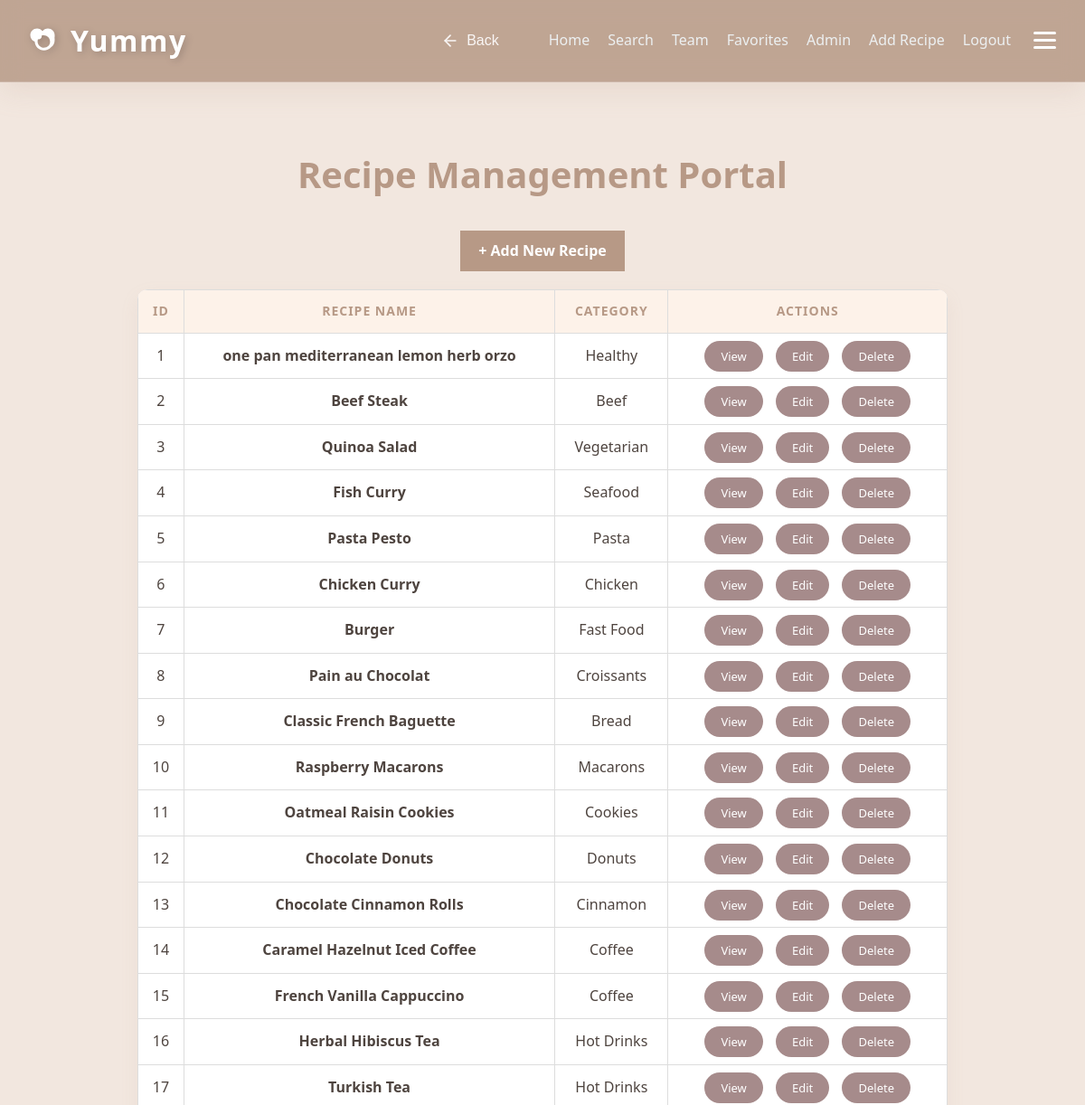
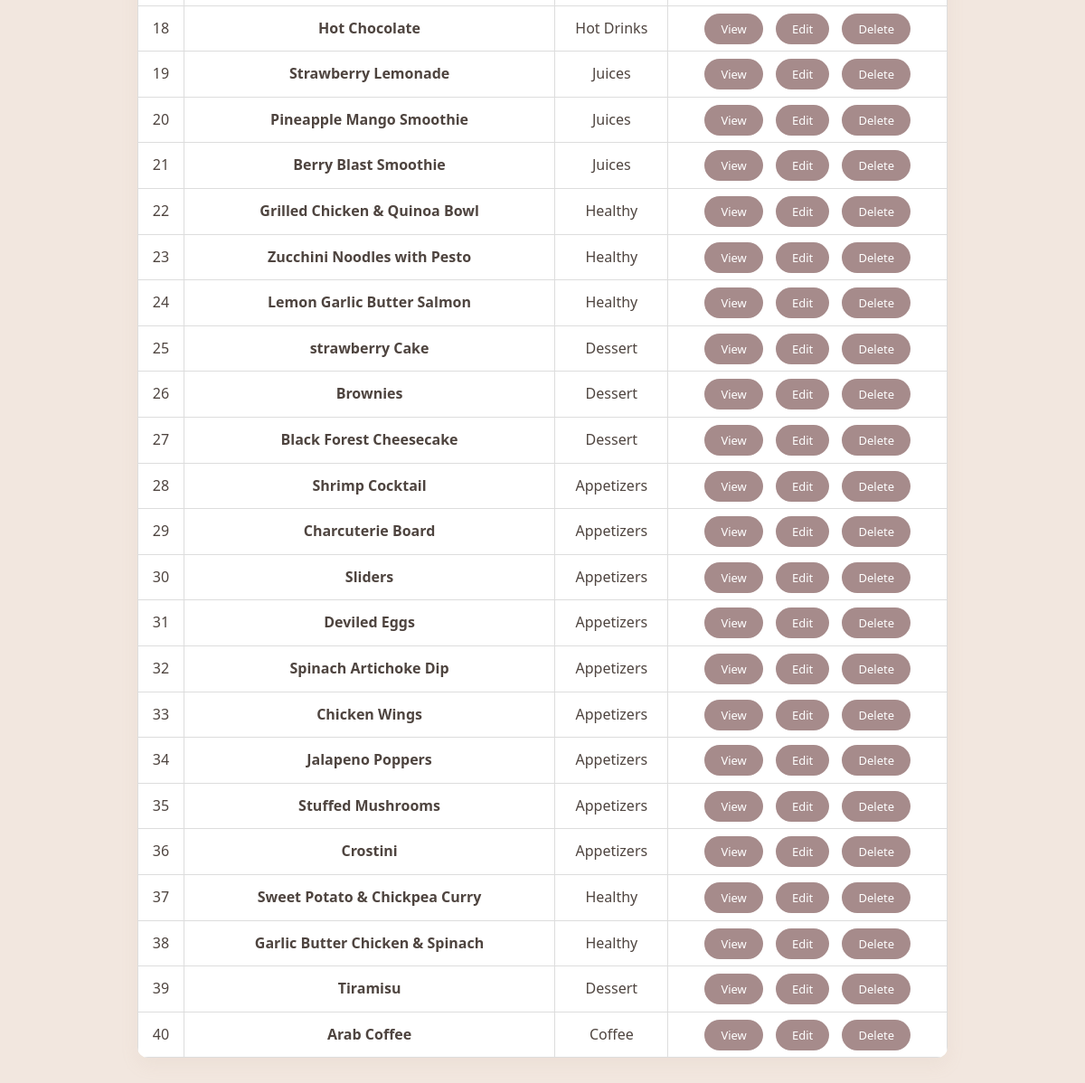
Screenshot of /admin-recipe/ (signed in) with the database file from the repository (2 pictures, top to bottom).
### recipes/models.py (models this page shows, shortened)
class Recipe(models.Model):
    DIET_CHOICES = [
        ('all', 'General / Non-Specific'),
        ('keto', 'Keto Friendly'),
        ('vegan', 'Vegan / Vegetarian'),
        ('protein', 'High Protein'),
        ('gluten-free', 'Gluten-Free'),
    ]
    title = models.CharField(max_length=200, verbose_name="Recipe Title")
    slug = models.SlugField(unique=True, blank=True, null=True)
    description = models.TextField(help_text="Briefly describe the dish")
    ingredients = models.TextField(help_text="Separate ingredients with a comma or new line")
    instructions = models.TextField()
    image = models.ImageField(upload_to='recipes/%Y/%m/%d/', default='default_recipe.jpg')
    category = models.ForeignKey(Category, on_delete=models.SET_NULL, null=True, related_name='recipes')
    author = models.ForeignKey(User, on_delete=models.CASCADE, related_name='my_recipes')
    diet_type = models.CharField(max_length=20, choices=DIET_CHOICES, default='all',null=True,blank=True)
    prep_time = models.PositiveIntegerField(default=30, help_text="Preparation time in minutes",null=True,blank=True)
    calories = models.PositiveIntegerField(default=500, help_text="Calories per serving",null=True,blank=True)
    created_at = models.DateTimeField(auto_now_add=True)
    updated_at = models.DateTimeField(auto_now=True)
    class Meta:
        ordering = ['-created_at']
        verbose_name = "Recipe"
        verbose_name_plural = "Recipes"

class Category(models.Model):
    name = models.CharField(max_length=100, unique=True, verbose_name="Category Name")
    image = models.ImageField(upload_to='categories/', null=True, blank=True)
    class Meta:
        verbose_name = "Category"
        verbose_name_plural = "Categories"

### recipes/views.py (the view)
# urls.py: path("admin-recipe/", views.admin_recipe, name="admin_recipe"),
@login_required(login_url="login")
def admin_recipe(request):
    recipes = Recipe.objects.all()
    return render(request, "recipes/admin/admin-recipe.html", {"recipes": recipes})

### recipes/templates/recipes/admin/admin-recipe.html (shortened to what this page needs)
{% load static %}
<!DOCTYPE html>
<html lang="en">
<head>
    <link rel="stylesheet" href="{% static 'css/style.css' %}">
</head>
<body>
      <div id="navbar">
                <nav class="main-nav">
            <div class="nav-left">
                <a href="{% url 'home' %}" class="logo" style="text-decoration: none;">
                    Yummy
                </a>
            </div>
            <div class="nav-right">
                <button class="nav-back-btn" onclick="window.history.back()" aria-label="Go Back">
                    <svg width="20" height="20" viewBox="0 0 24 24" fill="none" stroke="currentColor" stroke-width="2" stroke-linecap="round" stroke-linejoin="round">
                        <line x1="19" y1="12" x2="5" y2="12"></line>
                        <polyline points="12 19 5 12 12 5"></polyline>
                    </svg>
                    <span>Back</span>
                </button>
                <ul class="nav-links">
                    <li><a href="{% url 'home' %}">Home</a></li>
                    <li><a href="{% url 'search' %}">Search</a></li>
                    <li><a href="{% url 'cover' %}">Team</a></li>
                    {% if user.is_authenticated %}
                        <li><a href="{% url 'favorites' %}">Favorites</a></li>
                        {% if user.is_staff %}
                            <li><a href="{% url 'admin_recipe' %}">Admin</a></li>
                            <li><a href="{% url 'add_recipe' %}">Add Recipe</a></li>
                        {% endif %}
                        <li><a href="{% url 'logout' %}">Logout</a></li>
                    {% else %}
                        <li><a href="{% url 'login' %}">Login</a></li>
                        <li><a href="{% url 'signup' %}">Sign Up</a></li>
                    {% endif %}
                </ul>
                <div class="menu-icon" id="menu-icon-btn">
                    <div class="bar"></div>
                    <div class="bar"></div>
                    <div class="bar"></div>
                </div>
            </div>
        </nav>
    </div>
    <div class="page-wrapper" style="display: block; text-align: center; padding: 40px;">
        <h1>Recipe Management Portal</h1>
        <div style="margin-bottom: 20px;">
            <a href="{% url 'add_recipe' %}" class="btn-main" style="padding: 10px 20px;">+ Add New Recipe</a>
        </div>
        <table style="width: 80%; margin: 0 auto; border-collapse: collapse;">
            <thead>
                <tr style="background-color: #f4f4f4;">
                    <th style="padding: 12px; border: 1px solid #ddd;">ID</th>
                    <th style="padding: 12px; border: 1px solid #ddd;">Recipe Name</th>
                    <th style="padding: 12px; border: 1px solid #ddd;">Category</th>
                    <th style="padding: 12px; border: 1px solid #ddd;">Actions</th>
                </tr>
            </thead>
            <tbody>
                {% for recipe in recipes %}
                <tr>
                    <td style="padding: 12px; border: 1px solid #ddd;">{{ forloop.counter }}</td>
                    <td style="padding: 12px; border: 1px solid #ddd;"><strong>{{ recipe.title }}</strong></td>
                    <td style="padding: 12px; border: 1px solid #ddd;">{{ recipe.category.name|default:"Uncategorized" }}</td>
                    <td style="padding: 12px; border: 1px solid #ddd;">
                        {% if recipe.slug %}
                        <a href="{% url 'view_recipe' recipe.id %}" class="btn-admin btn-view-mod" style="background: #3498db; color: white; padding: 5px 10px; text-decoration: none; border-radius: 4px;">View</a>
                        {% endif %}
                        <a href="{% url 'edit_recipe' recipe.id %}" class="btn-admin btn-edit-mod" style="background: #2ecc71; color: white; padding: 5px 10px; text-decoration: none; border-radius: 4px;">Edit</a>
                        <a href="{% url 'delete_recipe' recipe.id %}" class="btn-admin btn-delete-mod" style="background: #e74c3c; color: white; padding: 5px 10px; text-decoration: none; border-radius: 4px;" onclick="return confirm('Are you sure you want to delete this recipe?')">Delete</a>
                    </td>
                </tr>
                {% empty %}
                <tr><td colspan="4" style="padding: 20px; border: 1px solid #ddd;">No recipes found in the database.</td></tr>
                {% endfor %}
            </tbody>
        </table>
    </div>
</body>
</html>

### recipes/static/css/style.css (style rules this page uses)
:root { --cashmere-brown: #B79986; --silk-white: #f2e7df; --biscuit-glaze: #DCC4B5; --dark-oak: #4E443F; --pure-white: #ffffff; --primary-color: var(--cashmere-brown); --primary-hover: var(--biscuit-glaze); --bg-color: var(--silk-white); --card-bg: var(--pure-white); --text-main: var(--dark-oak); --text-muted: #8E827C; --border-radius: 12px; --shadow-lg: 0 8px 20px rgba(183, 153, 134, 0.1); --transition: all 0.3s ease; }
* { margin: 0; padding: 0; box-sizing: border-box; }
body { font-family: "Segoe UI", Tahoma, Geneva, Verdana, sans-serif; line-height: 1.6; background-color: var(--bg-color); color: var(--text-main); }
h1 { text-align: center; margin: 30px 0; color: var(--primary-color); font-size: 2.5rem; }
#navbar { position: sticky; top: 0; z-index: 1000; background-color: color-mix(in srgb, var(--primary-color) 85%, transparent); backdrop-filter: blur(12px); -webkit-backdrop-filter: blur(12px); border-bottom: 1px solid rgba(255, 255, 255, 0.2); box-shadow: 0 8px 32px color-mix(in srgb, var(--primary-color) 20%, transparent); padding: 1.2rem 2rem; transition: var(--transition); }
.main-nav { display: flex; justify-content: space-between; align-items: center; max-width: 1200px; margin: 0 auto; }
.nav-right { display: flex; align-items: center; gap: 25px; }
.logo { display: flex; align-items: center; gap: 10px; color: #fff; font-size: 2rem; font-weight: 900; letter-spacing: 1.5px; text-shadow: 2px 2px 8px rgba(0, 0, 0, 0.2); transition: transform 0.3s ease; }
.logo svg { width: 36px; height: 36px; filter: drop-shadow(2px 2px 4px rgba(0, 0, 0, 0.2)); }
.nav-left { display: flex; align-items: center; }
.nav-back-btn { display: flex; align-items: center; gap: 8px; background: transparent !important; color: white !important; border: none; font-weight: 500; font-size: 1rem; cursor: pointer; padding: 5px 10px; border-radius: 8px; transition: var(--transition); opacity: 0.9; }
.nav-back-btn svg { transition: transform 0.3s ease; }
.nav-links { display: flex; list-style: none; }
.nav-links li { margin-left: 20px; }
.nav-links a { color: #ecf0f1; text-decoration: none; font-weight: 500; position: relative; padding-bottom: 4px; transition: var(--transition); }
.nav-links a::after { content: ''; position: absolute; width: 0; height: 2px; bottom: 0; left: 0; background-color: var(--primary-hover); transition: width 0.3s ease; }
button, .btn-main { background-color: var(--primary-color) !important; color: white !important; padding: 12px 25px; border: none; border-radius: var(--input-radius); font-weight: bold; cursor: pointer; transition: var(--transition); text-decoration: none; display: inline-block; text-align: center; }
table { width: 90%; max-width: 1100px; border-collapse: collapse; margin: 30px auto; background: var(--card-bg); border-radius: var(--border-radius); overflow: hidden; box-shadow: var(--shadow-lg); }
table th, table td { padding: 15px; text-align: center; border-bottom: 1px solid #eee; }
table th { background-color: var(--primary-color); color: white; text-transform: uppercase; }
.page-wrapper { display: flex; justify-content: center; padding: 40px 20px; background-color: var(--bg-color); }
table { width: 90%; max-width: 1100px; border-collapse: separate; border-spacing: 0; margin: 40px auto; background: var(--card-bg); border-radius: var(--border-radius); overflow: hidden; box-shadow: var(--shadow-lg); border: none; }
table th { background-color: #fdf2e9; color: var(--primary-color); padding: 20px; text-transform: uppercase; font-size: 14px; letter-spacing: 1px; border-bottom: 2px solid var(--primary-color); }
table td { padding: 15px; text-align: center; border-bottom: 1px solid #eee; background-color: white; }
.btn-admin { padding: 8px 18px !important; font-size: 13px !important; border-radius: 25px !important; margin: 0 5px; min-width: 80px; opacity: 1 !important; cursor: pointer; }
.btn-view-mod { background-color: #A68B8B !important; }
.btn-edit-mod { background-color: #A68B8B !important; }
.btn-delete-mod { background-color: #A68B8B !important; }
.nav-links { display: flex !important; list-style: none; }
.menu-icon { cursor: pointer; display: flex; flex-direction: column; justify-content: center; gap: 5px; transition: transform 0.3s ease; }
.bar { width: 25px; height: 3px; background-color: white; border-radius: 2px; transition: background-color 0.3s ease; }

### rows the page displays
Recipe: title "one pan mediterranean lemon herb orzo", category.name "Healthy", shows "View"
Recipe: title "Beef Steak", category.name "Beef", slug "View"
Recipe: title "Quinoa Salad", category.name "Vegetarian", slug "View"
Recipe: title "Fish Curry", category.name "Seafood", slug "View"
Recipe: title "Pasta Pesto", category.name "Pasta", slug "View"
Recipe: title "Chicken Curry", category.name "Chicken", slug "View"
Recipe: title "Burger", category.name "Fast Food", slug "View"
Recipe: title "Pain au Chocolat", category.name "Croissants", slug "View"
Recipe: title "Classic French Baguette", category.name "Bread", shows "View"
Recipe: title "Raspberry Macarons", category.name "Macarons", shows "View"
Recipe: title "Oatmeal Raisin Cookies", category.name "Cookies", shows "View"
Recipe: title "Chocolate Donuts", category.name "Donuts", slug "View"
Recipe: title "Chocolate Cinnamon Rolls", category.name "Cinnamon", shows "View"
Recipe: title "Caramel Hazelnut Iced Coffee", category.name "Coffee", shows "View"
Recipe: title "French Vanilla Cappuccino", category.name "Coffee", shows "View"
Recipe: title "Herbal Hibiscus Tea", category.name "Hot Drinks", shows "View"
Recipe: title "Turkish Tea", category.name "Hot Drinks", slug "View"
Recipe: title "Hot Chocolate", category.name "Hot Drinks", slug "View"
Recipe: title "Strawberry Lemonade", category.name "Juices", shows "View"
Recipe: title "Pineapple Mango Smoothie", category.name "Juices", shows "View"
Recipe: title "Berry Blast Smoothie", category.name "Juices", shows "View"
Recipe: title "Grilled Chicken & Quinoa Bowl", category.name "Healthy", shows "View"
Recipe: title "Zucchini Noodles with Pesto", category.name "Healthy", shows "View"
Recipe: title "Lemon Garlic Butter Salmon", category.name "Healthy", shows "View"
Recipe: title "strawberry Cake", category.name "Dessert", slug "View"
Recipe: title "Brownies", category.name "Dessert", slug "View"
Recipe: title "Black Forest Cheesecake", category.name "Dessert", shows "View"
Recipe: title "Shrimp Cocktail", category.name "Appetizers", slug "View"
Recipe: title "Charcuterie Board", category.name "Appetizers", shows "View"
Recipe: title "Sliders", category.name "Appetizers", slug "View"
Recipe: title "Deviled Eggs", category.name "Appetizers", slug "View"
Recipe: title "Spinach Artichoke Dip", category.name "Appetizers", shows "View"
Recipe: title "Chicken Wings", category.name "Appetizers", slug "View"
Recipe: title "Jalapeno Poppers", category.name "Appetizers", slug "View"
Recipe: title "Stuffed Mushrooms", category.name "Appetizers", shows "View"
Recipe: title "Crostini", category.name "Appetizers", slug "View"
Recipe: title "Sweet Potato & Chickpea Curry", category.name "Healthy", shows "View"
Recipe: title "Garlic Butter Chicken & Spinach", category.name "Healthy", shows "View"
Recipe: title "Tiramisu", category.name "Dessert", slug "View"
Recipe: title "Arab Coffee", category.name "Coffee", slug "View"
